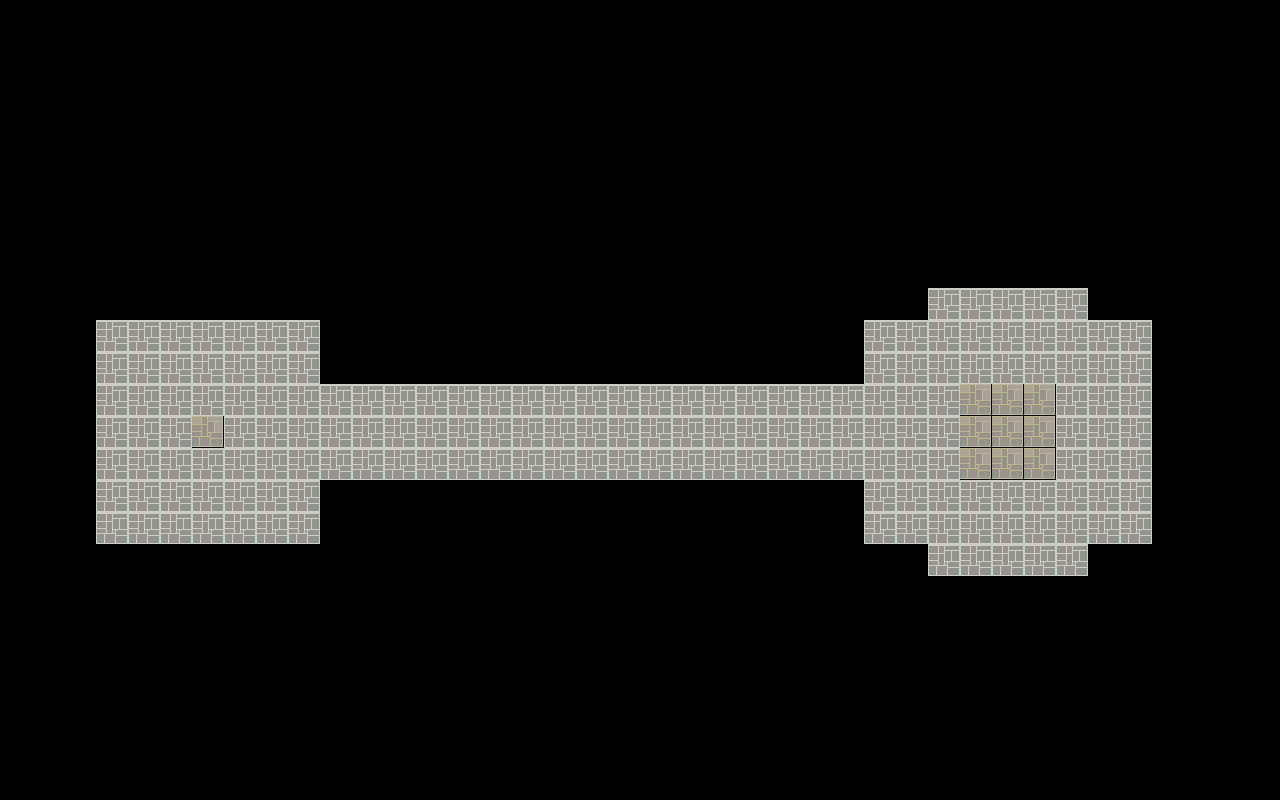

Tiled map render using the project's own tile images. Description and the whole map definition, tile-layer contents included, below:
An orthogonal 40x25 tile map with 32x32 px tiles, 1 tile layer (Tile Layer 1).

<map version="1.5" tiledversion="1.7.1" orientation="orthogonal" renderorder="right-down" width="40" height="25" tilewidth="32" tileheight="32" infinite="0" nextlayerid="2" nextobjectid="1">
 <tileset firstgid="1" name="set_tile" tilewidth="32" tileheight="32" tilecount="256" columns="16">
  <image source="set_tile.png" width="512" height="512" />
 </tileset>
 <layer id="1" name="Tile Layer 1" width="40" height="25">
  <data encoding="csv">
0,0,0,0,0,0,0,0,0,0,0,0,0,0,0,0,0,0,0,0,0,0,0,0,0,0,0,0,0,0,0,0,0,0,0,0,0,0,0,0,
0,0,0,0,0,0,0,0,0,0,0,0,0,0,0,0,0,0,0,0,0,0,0,0,0,0,0,0,0,0,0,0,0,0,0,0,0,0,0,0,
0,0,0,0,0,0,0,0,0,0,0,0,0,0,0,0,0,0,0,0,0,0,0,0,0,0,0,0,0,0,0,0,0,0,0,0,0,0,0,0,
0,0,0,0,0,0,0,0,0,0,0,0,0,0,0,0,0,0,0,0,0,0,0,0,0,0,0,0,0,0,0,0,0,0,0,0,0,0,0,0,
0,0,0,0,0,0,0,0,0,0,0,0,0,0,0,0,0,0,0,0,0,0,0,0,0,0,0,0,0,0,0,0,0,0,0,0,0,0,0,0,
0,0,0,0,0,0,0,0,0,0,0,0,0,0,0,0,0,0,0,0,0,0,0,0,0,0,0,0,0,0,0,0,0,0,0,0,0,0,0,0,
0,0,0,0,0,0,0,0,0,0,0,0,0,0,0,0,0,0,0,0,0,0,0,0,0,0,0,0,0,0,0,0,0,0,0,0,0,0,0,0,
0,0,0,0,0,0,0,0,0,0,0,0,0,0,0,0,0,0,0,0,0,0,0,0,0,0,0,0,0,0,0,0,0,0,0,0,0,0,0,0,
0,0,0,0,0,0,0,0,0,0,0,0,0,0,0,0,0,0,0,0,0,0,0,0,0,0,0,0,0,0,0,0,0,0,0,0,0,0,0,0,
0,0,0,0,0,0,0,0,0,0,0,0,0,0,0,0,0,0,0,0,0,0,0,0,0,0,0,0,0,1,1,1,1,1,0,0,0,0,0,0,
0,0,0,1,1,1,1,1,1,1,0,0,0,0,0,0,0,0,0,0,0,0,0,0,0,0,0,1,1,1,1,1,1,1,1,1,0,0,0,0,
0,0,0,1,1,1,1,1,1,1,0,0,0,0,0,0,0,0,0,0,0,0,0,0,0,0,0,1,1,1,1,1,1,1,1,1,0,0,0,0,
0,0,0,1,1,1,1,1,1,1,1,1,1,1,1,1,1,1,1,1,1,1,1,1,1,1,1,1,1,1,35,35,35,1,1,1,0,0,0,0,
0,0,0,1,1,1,35,1,1,1,1,1,1,1,1,1,1,1,1,1,1,1,1,1,1,1,1,1,1,1,35,35,35,1,1,1,0,0,0,0,
0,0,0,1,1,1,1,1,1,1,1,1,1,1,1,1,1,1,1,1,1,1,1,1,1,1,1,1,1,1,35,35,35,1,1,1,0,0,0,0,
0,0,0,1,1,1,1,1,1,1,0,0,0,0,0,0,0,0,0,0,0,0,0,0,0,0,0,1,1,1,1,1,1,1,1,1,0,0,0,0,
0,0,0,1,1,1,1,1,1,1,0,0,0,0,0,0,0,0,0,0,0,0,0,0,0,0,0,1,1,1,1,1,1,1,1,1,0,0,0,0,
0,0,0,0,0,0,0,0,0,0,0,0,0,0,0,0,0,0,0,0,0,0,0,0,0,0,0,0,0,1,1,1,1,1,0,0,0,0,0,0,
0,0,0,0,0,0,0,0,0,0,0,0,0,0,0,0,0,0,0,0,0,0,0,0,0,0,0,0,0,0,0,0,0,0,0,0,0,0,0,0,
0,0,0,0,0,0,0,0,0,0,0,0,0,0,0,0,0,0,0,0,0,0,0,0,0,0,0,0,0,0,0,0,0,0,0,0,0,0,0,0,
0,0,0,0,0,0,0,0,0,0,0,0,0,0,0,0,0,0,0,0,0,0,0,0,0,0,0,0,0,0,0,0,0,0,0,0,0,0,0,0,
0,0,0,0,0,0,0,0,0,0,0,0,0,0,0,0,0,0,0,0,0,0,0,0,0,0,0,0,0,0,0,0,0,0,0,0,0,0,0,0,
0,0,0,0,0,0,0,0,0,0,0,0,0,0,0,0,0,0,0,0,0,0,0,0,0,0,0,0,0,0,0,0,0,0,0,0,0,0,0,0,
0,0,0,0,0,0,0,0,0,0,0,0,0,0,0,0,0,0,0,0,0,0,0,0,0,0,0,0,0,0,0,0,0,0,0,0,0,0,0,0,
0,0,0,0,0,0,0,0,0,0,0,0,0,0,0,0,0,0,0,0,0,0,0,0,0,0,0,0,0,0,0,0,0,0,0,0,0,0,0,0
</data>
 </layer>
</map>